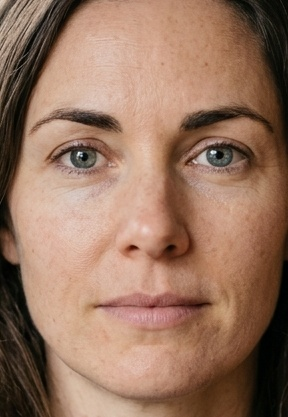
#> input picture ai-services/face_crop.jpg, 288 x 417 px
$ python face_quality.py   (older library calls are emulated)
#> lines starting #> are read from the running program, lines starting #| are printed output that depends on the picture
import cv2
from pathlib import Path


# -----------------------------------
# Paths
# -----------------------------------

BASE_DIR = Path(__file__).resolve().parents[3]

FACE_CROP_PATH = BASE_DIR / "face_crop.jpg"


# -----------------------------------
# Thresholds
# -----------------------------------

MIN_FACE_WIDTH = 120
MIN_FACE_HEIGHT = 120

MIN_SHARPNESS = 100.0

MIN_BRIGHTNESS = 60.0
MAX_BRIGHTNESS = 200.0


# -----------------------------------
# Load face
# -----------------------------------

face = cv2.imread(str(FACE_CROP_PATH))
#> face is the input picture: shape (417, 288, 3); mean B, G, R 95.7, 116, 150.7

if face is None:
    raise FileNotFoundError(
        f"Could not load face crop: {FACE_CROP_PATH}"
    )


# -----------------------------------
# Face dimensions
# -----------------------------------

height, width = face.shape[:2]
#> height = 417; width = 288

print("================================")
print("FACE QUALITY CHECK")
print("================================")

print(f"Face width: {width}")
#| Face width: 288
print(f"Face height: {height}")
#| Face height: 417


# -----------------------------------
# 1. Face Size Check
# -----------------------------------

size_pass = (
    width >= MIN_FACE_WIDTH
    and height >= MIN_FACE_HEIGHT
)
#> size_pass = True

if size_pass:
    print("Face Size      : PASS")
else:
    print("Face Size      : REJECT")


# -----------------------------------
# Convert to grayscale
# -----------------------------------

gray = cv2.cvtColor(face, cv2.COLOR_BGR2GRAY)
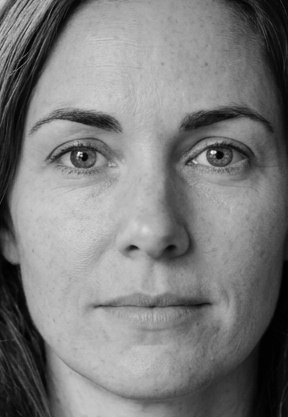
#> gray: shape (417, 288); min 0, max 252, mean 124.1


# -----------------------------------
# 2. Sharpness Check
# -----------------------------------

laplacian = cv2.Laplacian(gray, cv2.CV_64F)
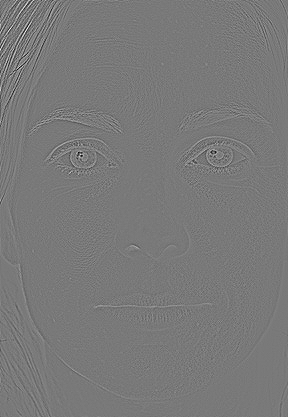
#> laplacian: shape (417, 288) float64; min -269, max 295, mean 0; drawn with min black and max white

sharpness_score = laplacian.var()
#> sharpness_score = 383.5

print(f"Sharpness      : {sharpness_score:.2f}")
#| Sharpness      : 383.46

sharpness_pass = sharpness_score >= MIN_SHARPNESS
#> sharpness_pass = True

if sharpness_pass:
    print("Sharpness      : PASS")
else:
    print("Sharpness      : REJECT")


# -----------------------------------
# 3. Brightness Check
# -----------------------------------

brightness_score = gray.mean()
#> brightness_score = 124.1

print(f"Brightness     : {brightness_score:.2f}")
#| Brightness     : 124.07

brightness_pass = (
    MIN_BRIGHTNESS
    <= brightness_score
    <= MAX_BRIGHTNESS
)
#> brightness_pass = True

if brightness_pass:
    print("Brightness     : PASS")
else:
    print("Brightness     : REJECT")


# -----------------------------------
# Overall Quality
# -----------------------------------

overall_pass = (
    size_pass
    and sharpness_pass
    and brightness_pass
)
#> overall_pass = True


print("--------------------------------")
print(
    f"Overall Quality: "
    f"{'PASS' if overall_pass else 'REJECT'}"
)
#| Overall Quality: PASS
print("================================")


# -----------------------------------
# Display
# -----------------------------------

cv2.imshow("Face Quality Check", face)

print("Press any key to close...")

cv2.waitKey(0)
cv2.destroyAllWindows()

$ run again, with ai-services/aligned_face.jpg copied over ai-services/face_crop.jpg
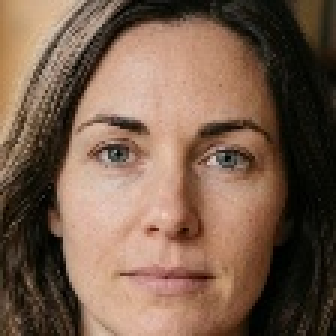
#> input picture ai-services/aligned_face.jpg, 112 x 112 px (shown 3 times larger)
#> face is the input picture: shape (112, 112, 3); mean B, G, R 76.4, 94.4, 120.9
#| Face width: 112
#| Face height: 112
#> `gray = cv2.cvtColor(face, cv2.COLOR_BGR2GRAY)`:
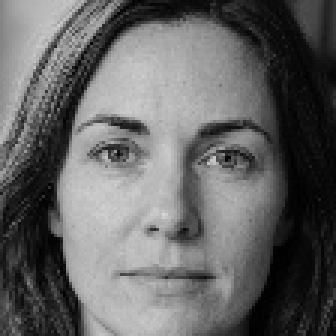
#> gray: shape (112, 112) (shown 3 times larger); min 0, max 215, mean 100.3
#> `laplacian = cv2.Laplacian(gray, cv2.CV_64F)`:
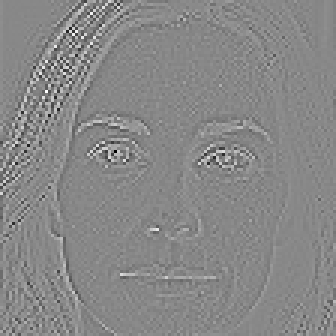
#> laplacian: shape (112, 112) float64 (shown 3 times larger); min -396, max 346, mean 0; drawn with min black and max white
#> sharpness_score = 2198.3
#| Sharpness      : 2198.31
#> sharpness_pass = True
#> brightness_score = 100.3
#| Brightness     : 100.28
#> brightness_pass = True
#> overall_pass = False
#| Overall Quality: REJECT

$ run again, with ai-services/aligned_face_2.jpg copied over ai-services/face_crop.jpg
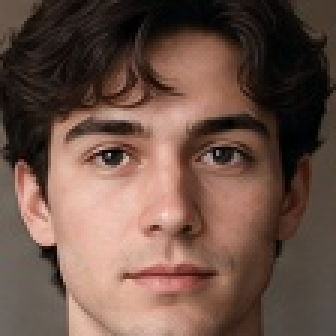
#> input picture ai-services/aligned_face_2.jpg, 112 x 112 px (shown 3 times larger)
#> face is the input picture: shape (112, 112, 3); mean B, G, R 70.5, 81.8, 108
#| Face width: 112
#| Face height: 112
#> `gray = cv2.cvtColor(face, cv2.COLOR_BGR2GRAY)`:
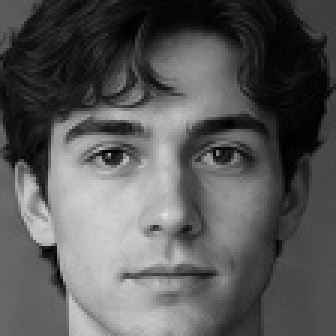
#> gray: shape (112, 112) (shown 3 times larger); min 0, max 223, mean 88.4
#> `laplacian = cv2.Laplacian(gray, cv2.CV_64F)`:
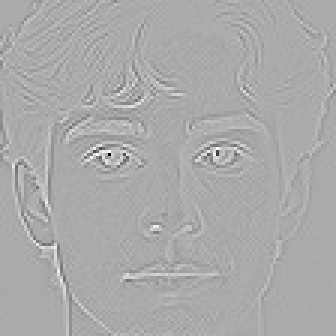
#> laplacian: shape (112, 112) float64 (shown 3 times larger); min -506, max 251, mean 0; drawn with min black and max white
#> sharpness_score = 962.9
#| Sharpness      : 962.92
#> sharpness_pass = True
#> brightness_score = 88.38
#| Brightness     : 88.38
#> brightness_pass = True
#> overall_pass = False
#| Overall Quality: REJECT
